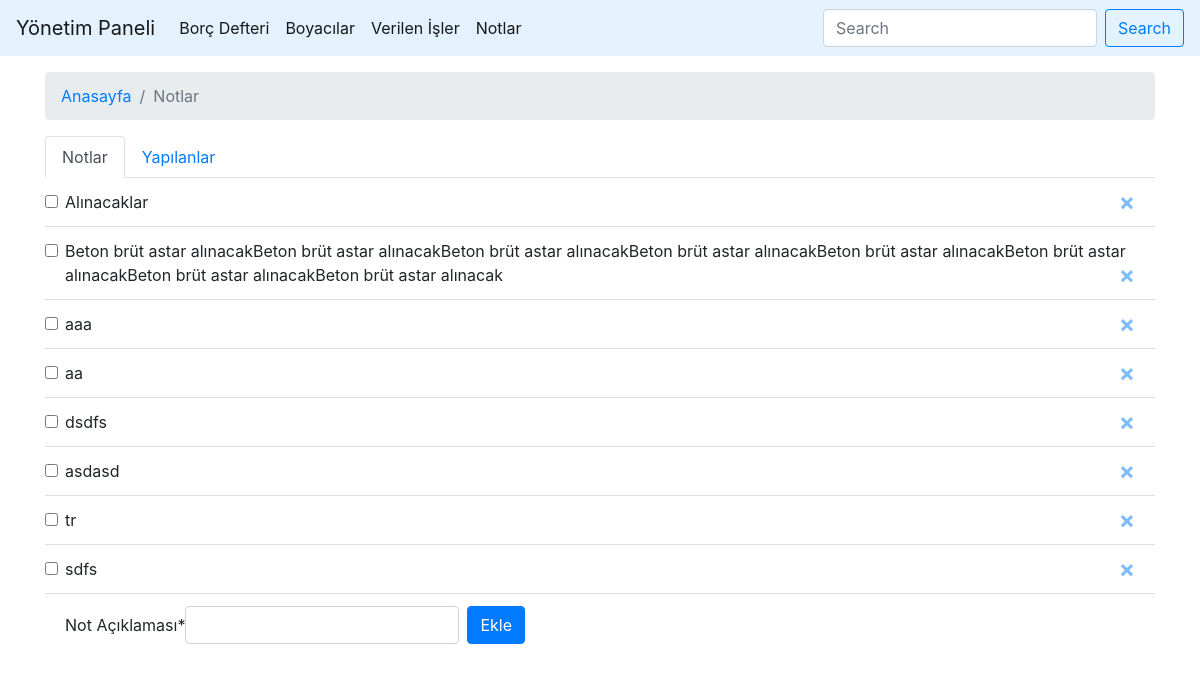
/notlar, run on an earlier commit of the app's database.
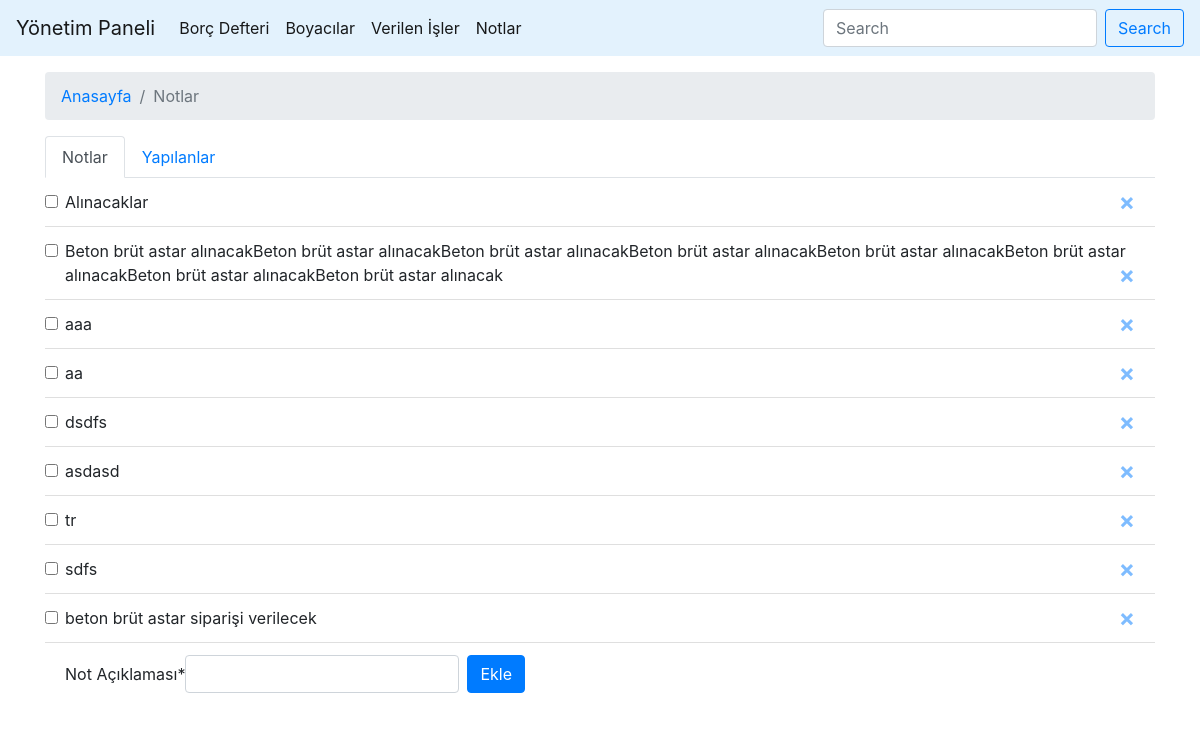
And on a later commit of the database.
### boya/models.py (models this page shows, shortened)
class Notlar(models.Model):
    not_aciklama = models.CharField(max_length=200, verbose_name="Not Açıklaması")
    yapildi_mi = models.BooleanField(default=False, verbose_name="Yapıldı mı")
    not_tarihi = models.DateTimeField(auto_now_add=True, null=False)
    class Meta:
        verbose_name = "Not"
        verbose_name_plural = "Notlar"

### boya/views.py (the view)
# urls.py: path('notlar', views.notlar, name="notlar"),
def notlar(request):
    notlar = Notlar.objects.all()
    if request.method == "POST":
        forms = NotEkleForm(request.POST)
        if forms.is_valid():
            forms.save()
            return redirect('notlar')
    else:
        forms = NotEkleForm()
    return render(request, 'notlar.html', {'notlar': notlar, 'forms': forms})

### boya/forms.py
class NotEkleForm(forms.ModelForm):
    class Meta:
        model = Notlar
        fields = ('not_aciklama',)

### templates/notlar.html (shortened to what this page needs)
{% extends 'base.html' %}
{% load crispy_forms_tags %}
{% block content %}
<div class="container mt-3">
<nav aria-label="breadcrumb">
    <ol class="breadcrumb">
        <li class="breadcrumb-item"><a href="/">Anasayfa</a></li>
        <li class="breadcrumb-item active" aria-current="page">Notlar</li>
    </ol>
</nav>
<div class="bs-example">
    <ul class="nav nav-tabs" id="myTab">
        <li class="nav-item">
            <a href="#home" class="nav-link" data-toggle="tab">Notlar</a>
        </li>
        <li class="nav-item">
            <a href="#profile" class="nav-link" data-toggle="tab">Yapılanlar</a>
        </li>
    </ul>
    <div class="tab-content">
        <div class="tab-pane fade" id="home">
            <ul class="list-group list-group-flush" id="yapilacaklar">
                {% for notum in notlar reversed%}
                {% if not notum.yapildi_mi %}
                <li class="form-check-label list-group-item" id="liste-{{notum.id}}">
                    <input type="checkbox" id="{{notum.id}}" onclick="myFunction(this.id)" class="form-check-input"><span id="not-{{notum.id}}">{{notum.not_aciklama}}<button type="button"  class="close" aria-label="Close"><a href="{% url 'not_sil' notum.id %}" aria-hidden="true">&times;</a></button></span>
                </li>
                {% endif %}
                {% endfor %}
                <li class="list-group-item">
                <form method="POST" class="form-inline m-0" >{% csrf_token %}
                    {{forms|crispy}}
                    <button class="btn btn-primary ml-2" type="submit">Ekle</button>
                </form>
                </li>
            </ul>
        </div>
    </div>
</div>
</div>
{% endblock content %}

What changed in the data, as far as the page shows it:
now on this page (row edited): Notlar: not_aciklama "beton brüt astar siparişi verilecek"
